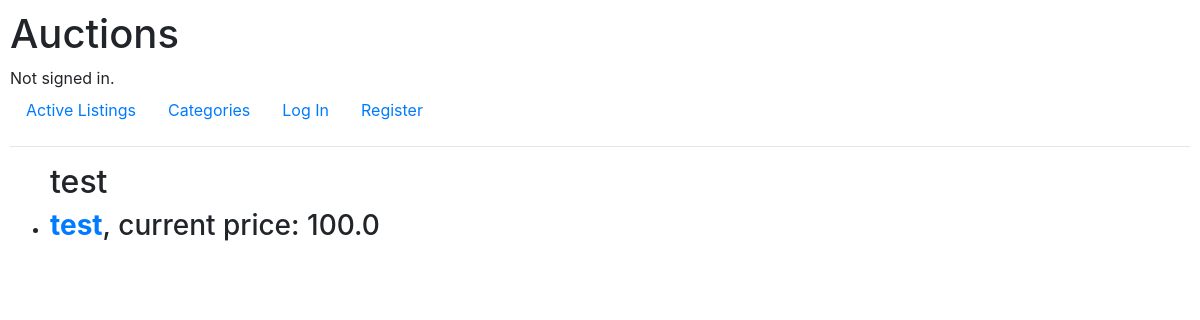
Page /categories/1 on the earlier database version.
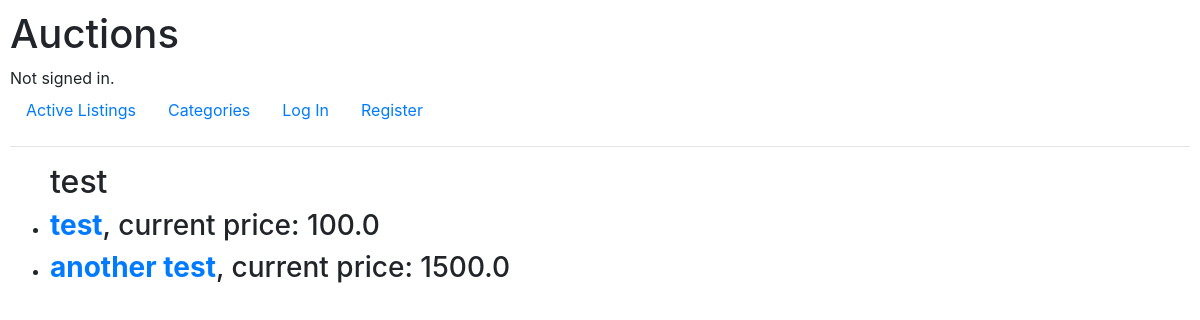
Same page on the later database version.
### auctions/models.py (models this page shows)
class Listing(models.Model):
    creator = models.ForeignKey('User', on_delete=models.CASCADE, related_name="listings", null=True)
    title = models.CharField(max_length=128)
    description = models.TextField(max_length=1000)
    current_bid = models.OneToOneField('Bid', on_delete=models.CASCADE, related_name="listing", null=True)
    active = models.BooleanField(default=True)
    image_url = models.URLField(default=None)  # should this be a FilePathField ?
    category = models.ForeignKey('Category', on_delete=models.CASCADE, related_name="items", null=True)
    winner = models.ForeignKey('User', on_delete=models.DO_NOTHING, related_name="winner", null=True, default=None)

class Bid(models.Model):
    user = models.ForeignKey(User, on_delete=models.CASCADE, related_name="bids")
    amount = models.FloatField()
    related_listing = models.ForeignKey(Listing, on_delete=models.CASCADE, related_name="bid", null=True)

### auctions/views.py (the view)
# urls.py: path("categories/<int:category_id>", views.all_items_in_category, name="all_items_in_category"),
def all_items_in_category(request, category_id):
    category = Category.objects.get(id=category_id)
    name = category.name
    items = category.items.all()
    return render(request, "auctions/all_items_in_category.html", {"items":items, "name":name})

### auctions/templates/auctions/all_items_in_category.html
{% extends "auctions/layout.html" %}
{% block body %}
    <ul>
        <h2> {{name}} </h2>
        {% for item in items%}
        <li>
            <h3><a href="../listings/{{item.id}}"><strong>{{ item.title }}</strong></a>, current price: {{item.current_bid.amount}}</h3>
        </li>
        {% endfor %}
    </ul>
{% endblock %}

Differences in the rows shown:
added Listing: title "another test", current_bid.amount "1500.0"
